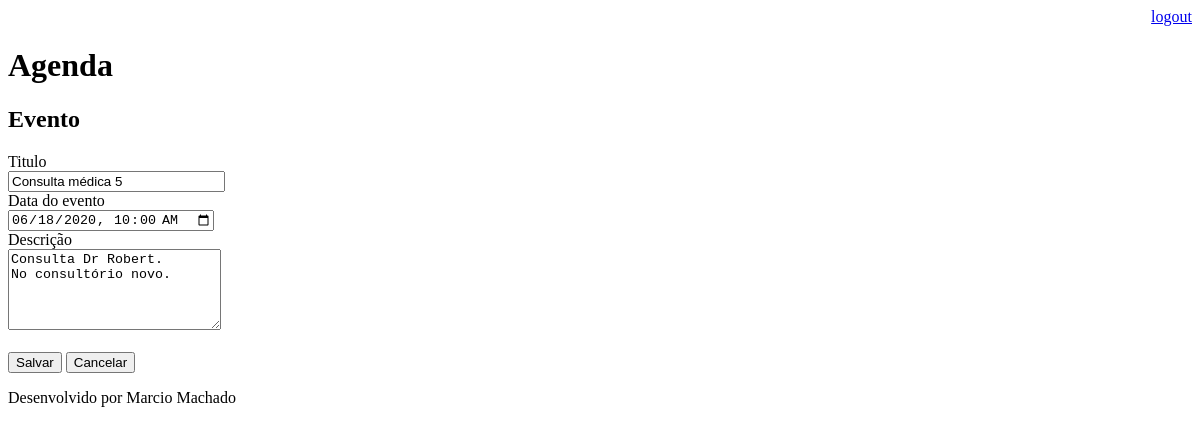
/agenda/evento/?id=6 (signed in), run on an earlier commit of the app's database.
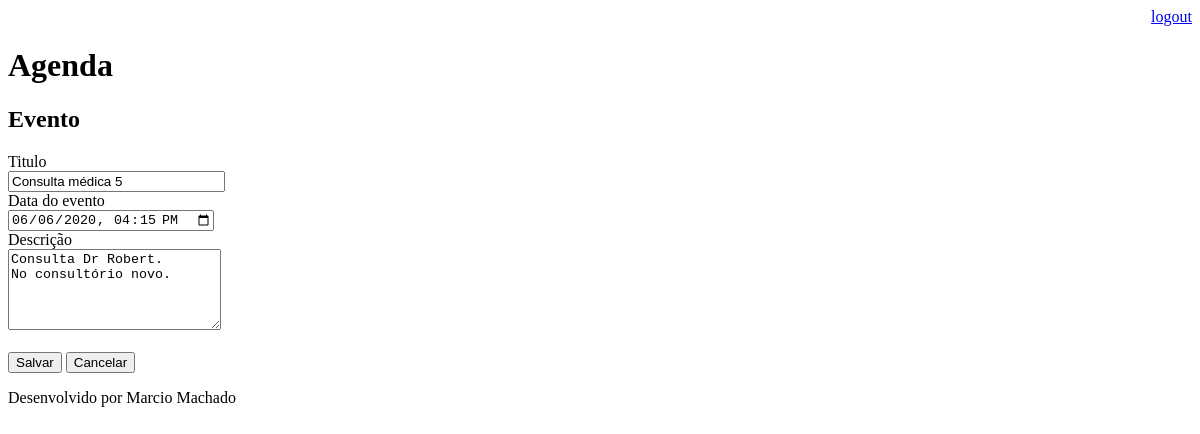
And on a later commit of the database.
### core/models.py (models this page shows, shortened)
class Evento(models.Model):
    titulo = models.CharField(max_length=100)
    descricao = models.TextField(blank=True, null=True)
    data_evento = models.DateTimeField(verbose_name='Data do Evento')
    data_criacao = models.DateTimeField(auto_now=True)
    usuarios = models.ForeignKey(User, on_delete=models.CASCADE)
    class Meta:
        db_table = 'evento'
    def get_data_input_evento(self):
        return self.data_evento.strftime('%Y-%m-%dT%H:%M')

### core/views.py (the view)
# urls.py: path('agenda/evento/', views.evento),
@login_required(login_url='/login/')
def evento(request):
    id_evento = request.GET.get('id')
    dados = {}
    if id_evento:
        dados['evento'] = Evento.objects.get(id=id_evento)
    return render(request, 'evento.html', dados)

### templates/evento.html (shortened to what this page needs)
{% extends "model-page.html" %}
{% block content %}
<h2>Evento</h2>
<form action="submit" method="POST">{% csrf_token %}
    <label>Titulo</label>
    <br>
    <input type="text" name="titulo" size="24" value="{{ evento.titulo }}">
    <br>
    <label>Data do evento</label>
    <br>
    <input type="datetime-local" name="data_evento" value="{{ evento.get_data_input_evento }}">
    <br>
    <label>Descrição</label>
    <br>
    <textarea name="descricao" rows="5" cols="24">{{ evento.descricao }}</textarea>
    <br><br>
    <button type="submit">Salvar</button>
    <a href="/">
        <button type="button">Cancelar</button>
    </a>
</form>
{% endblock %}

What changed in the data, as far as the page shows it:
changed Evento "Consulta médica 5": data_evento "06/18/2020 10:00" → "06/06/2020 16:15"
